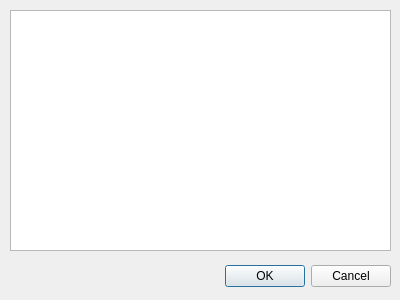
<?xml version="1.0" encoding="UTF-8"?>
<ui version="4.0">
 <class>ReloadFileList</class>
 <widget class="QDialog" name="Dialog">
  <property name="geometry">
   <rect>
    <x>0</x>
    <y>0</y>
    <width>400</width>
    <height>300</height>
   </rect>
  </property>
  <property name="windowTitle">
   <string>Please select file to be reloaded</string>
  </property>
  <widget class="QWidget" name="layoutWidget">
   <property name="geometry">
    <rect>
     <x>10</x>
     <y>260</y>
     <width>381</width>
     <height>33</height>
    </rect>
   </property>
   <layout class="QHBoxLayout">
    <property name="spacing">
     <number>6</number>
    </property>
    <property name="margin">
     <number>0</number>
    </property>
    <item>
     <spacer>
      <property name="orientation">
       <enum>Qt::Horizontal</enum>
      </property>
      <property name="sizeHint" stdset="0">
       <size>
        <width>131</width>
        <height>31</height>
       </size>
      </property>
     </spacer>
    </item>
    <item>
     <widget class="QPushButton" name="okButton">
      <property name="text">
       <string>OK</string>
      </property>
     </widget>
    </item>
    <item>
     <widget class="QPushButton" name="cancelButton">
      <property name="text">
       <string>Cancel</string>
      </property>
     </widget>
    </item>
   </layout>
  </widget>
  <widget class="QListWidget" name="lstFiles">
   <property name="geometry">
    <rect>
     <x>10</x>
     <y>10</y>
     <width>381</width>
     <height>241</height>
    </rect>
   </property>
  </widget>
 </widget>
 <resources/>
 <connections>
  <connection>
   <sender>okButton</sender>
   <signal>clicked()</signal>
   <receiver>Dialog</receiver>
   <slot>accept()</slot>
   <hints>
    <hint type="sourcelabel">
     <x>278</x>
     <y>253</y>
    </hint>
    <hint type="destinationlabel">
     <x>96</x>
     <y>254</y>
    </hint>
   </hints>
  </connection>
  <connection>
   <sender>cancelButton</sender>
   <signal>clicked()</signal>
   <receiver>Dialog</receiver>
   <slot>reject()</slot>
   <hints>
    <hint type="sourcelabel">
     <x>369</x>
     <y>253</y>
    </hint>
    <hint type="destinationlabel">
     <x>179</x>
     <y>282</y>
    </hint>
   </hints>
  </connection>
 </connections>
</ui>
